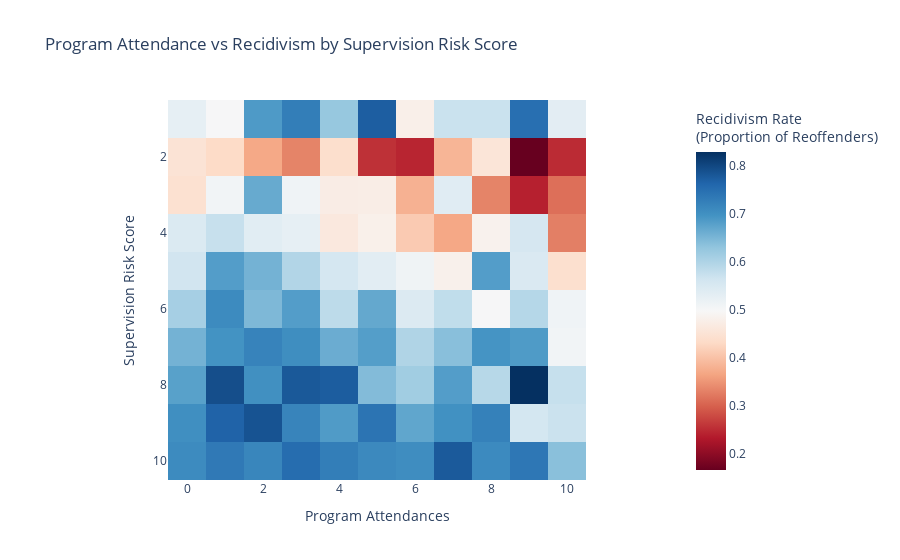

Source (notebook cell):
### Markdown cell above
I did not add this to my report but I thought it was good to conceptualize how many people do not attend rehabilitation programs before showing the next visualization. The figure above shows that approximately 12.4k of convicted felons in this dataset did not attend which is a little over half of the enitre data. This just shows the lack of emphasis on the importance of attendance.

### Code cell
#Interactive Heatmap - Supervision Risk Score Levels, Program Attendances, and Recidivism. 
heatmap_data = data.pivot_table(
    index='Supervision_Risk_Score_First',  
    columns='Program_Attendances',  
    values='Recidivism_Within_3years', 
    aggfunc='mean' 
)

fig = px.imshow(
    heatmap_data,
    color_continuous_scale='RdBu',  # Color scale for recidivism (Red to Blue)
    labels={'x': 'Program Attendances', 'y': 'Supervision Risk Score'},
    title='Program Attendance vs Recidivism by Supervision Risk Score'
)

fig.update_layout(
    xaxis_title='Program Attendances',
    yaxis_title='Supervision Risk Score',
    coloraxis_colorbar_title='Recidivism Rate<br>(Proportion of Reoffenders)'
)

fig.show()

### Figure 1 — Plotly figure (JSON) as saved in the notebook; plotly's stock layout.template omitted (floating-point values rounded to 4 significant figures)
{"data": [{"coloraxis": "coloraxis", "hovertemplate": "Program Attendances: %{x}<br>Supervision Risk Score: %{y}<br>color: %{z}<extra></extra>", "name": "0", "type": "heatmap", "x": [0, 1, 2, 3, 4, 5, 6, 7, 8, 9, 10], "xaxis": "x", "y": [1, 2, 3, 4, 5, 6, 7, 8, 9, 10], "yaxis": "y", "z": [[0.5274, 0.5, 0.6875, 0.7273, 0.625, 0.7727, 0.4783, 0.5714, 0.5714, 0.75, 0.5333], [0.451, 0.4333, 0.3704, 0.3333, 0.44, 0.2558, 0.2447, 0.3846, 0.4545, 0.1667, 0.25], [0.4449, 0.5077, 0.6667, 0.5116, 0.4727, 0.4746, 0.3805, 0.5385, 0.3333, 0.24, 0.3139], [0.546, 0.5747, 0.5366, 0.5283, 0.463, 0.4804, 0.4113, 0.3692, 0.4848, 0.5556, 0.3286], [0.5632, 0.6832, 0.6559, 0.5965, 0.557, 0.5345, 0.5126, 0.4815, 0.6829, 0.549, 0.4433], [0.6093, 0.7083, 0.6471, 0.6829, 0.5851, 0.6691, 0.5452, 0.5816, 0.5, 0.5938, 0.5117], [0.6556, 0.6972, 0.7207, 0.7041, 0.663, 0.6822, 0.5993, 0.6381, 0.6949, 0.6863, 0.5079], [0.6788, 0.7921, 0.7011, 0.7794, 0.7746, 0.6435, 0.6148, 0.6829, 0.5918, 0.8293, 0.5755], [0.7023, 0.7664, 0.7857, 0.7188, 0.686, 0.7417, 0.6721, 0.7, 0.7234, 0.5581, 0.571], [0.7084, 0.7347, 0.7162, 0.7534, 0.7273, 0.7107, 0.7051, 0.7778, 0.7097, 0.7381, 0.6375]]}], "layout": {"coloraxis": {"colorbar": {"title": {"text": "Recidivism Rate<br>(Proportion of Reoffenders)"}}, "colorscale": [[0, "rgb(103,0,31)"], [0.1, "rgb(178,24,43)"], [0.2, "rgb(214,96,77)"], [0.3, "rgb(244,165,130)"], [0.4, "rgb(253,219,199)"], [0.5, "rgb(247,247,247)"], [0.6, "rgb(209,229,240)"], [0.7, "rgb(146,197,222)"], [0.8, "rgb(67,147,195)"], [0.9, "rgb(33,102,172)"], [1, "rgb(5,48,97)"]]}, "title": {"text": "Program Attendance vs Recidivism by Supervision Risk Score"}, "xaxis": {"anchor": "y", "constrain": "domain", "domain": [0, 1], "scaleanchor": "y", "title": {"text": "Program Attendances"}}, "yaxis": {"anchor": "x", "autorange": "reversed", "constrain": "domain", "domain": [0, 1], "title": {"text": "Supervision Risk Score"}}}}
